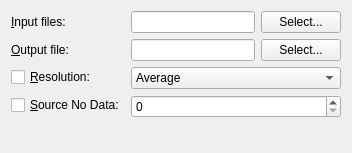
<?xml version="1.0" encoding="UTF-8"?>
<ui version="4.0">
 <class>GdalToolsWidget</class>
 <widget class="QWidget" name="GdalToolsWidget">
  <property name="geometry">
   <rect>
    <x>0</x>
    <y>0</y>
    <width>352</width>
    <height>153</height>
   </rect>
  </property>
  <property name="sizePolicy">
   <sizepolicy hsizetype="Expanding" vsizetype="Expanding">
    <horstretch>0</horstretch>
    <verstretch>0</verstretch>
   </sizepolicy>
  </property>
  <property name="windowTitle">
   <string>Build Virtual Raster</string>
  </property>
  <layout class="QVBoxLayout" name="verticalLayout">
   <item>
    <layout class="QFormLayout" name="formLayout">
     <property name="sizeConstraint">
      <enum>QLayout::SetNoConstraint</enum>
     </property>
     <property name="fieldGrowthPolicy">
      <enum>QFormLayout::AllNonFixedFieldsGrow</enum>
     </property>
     <item row="0" column="0">
      <widget class="QLabel" name="label">
       <property name="text">
        <string>&amp;Input files:</string>
       </property>
       <property name="buddy">
        <cstring>selectInputFilesButton</cstring>
       </property>
      </widget>
     </item>
     <item row="0" column="1">
      <layout class="QHBoxLayout" name="horizontalLayout_3">
       <item>
        <widget class="QLineEdit" name="inputFilesEdit">
         <property name="minimumSize">
          <size>
           <width>100</width>
           <height>0</height>
          </size>
         </property>
        </widget>
       </item>
       <item>
        <widget class="QPushButton" name="selectInputFilesButton">
         <property name="text">
          <string>Select...</string>
         </property>
        </widget>
       </item>
      </layout>
     </item>
     <item row="1" column="0">
      <widget class="QLabel" name="label_2">
       <property name="text">
        <string>&amp;Output file:</string>
       </property>
       <property name="buddy">
        <cstring>selectOutputFileButton</cstring>
       </property>
      </widget>
     </item>
     <item row="1" column="1">
      <layout class="QHBoxLayout" name="horizontalLayout_2">
       <item>
        <widget class="QLineEdit" name="outputFileEdit">
         <property name="minimumSize">
          <size>
           <width>100</width>
           <height>0</height>
          </size>
         </property>
        </widget>
       </item>
       <item>
        <widget class="QPushButton" name="selectOutputFileButton">
         <property name="text">
          <string>Select...</string>
         </property>
        </widget>
       </item>
      </layout>
     </item>
     <item row="2" column="1">
      <widget class="QComboBox" name="resolutionComboBox">
       <property name="sizePolicy">
        <sizepolicy hsizetype="Preferred" vsizetype="Fixed">
         <horstretch>0</horstretch>
         <verstretch>0</verstretch>
        </sizepolicy>
       </property>
       <property name="currentIndex">
        <number>1</number>
       </property>
       <item>
        <property name="text">
         <string>Highest</string>
        </property>
       </item>
       <item>
        <property name="text">
         <string>Average</string>
        </property>
       </item>
       <item>
        <property name="text">
         <string>Lowest</string>
        </property>
       </item>
      </widget>
     </item>
     <item row="2" column="0">
      <widget class="QCheckBox" name="resolutionCheck">
       <property name="text">
        <string>&amp;Resolution:</string>
       </property>
      </widget>
     </item>
     <item row="3" column="0">
      <widget class="QCheckBox" name="srcNoDataCheck">
       <property name="text">
        <string>&amp;Source No Data:</string>
       </property>
      </widget>
     </item>
     <item row="3" column="1">
      <widget class="QSpinBox" name="srcNoDataSpin">
       <property name="maximum">
        <number>65000</number>
       </property>
      </widget>
     </item>
    </layout>
   </item>
  </layout>
 </widget>
 <resources/>
 <connections/>
</ui>
